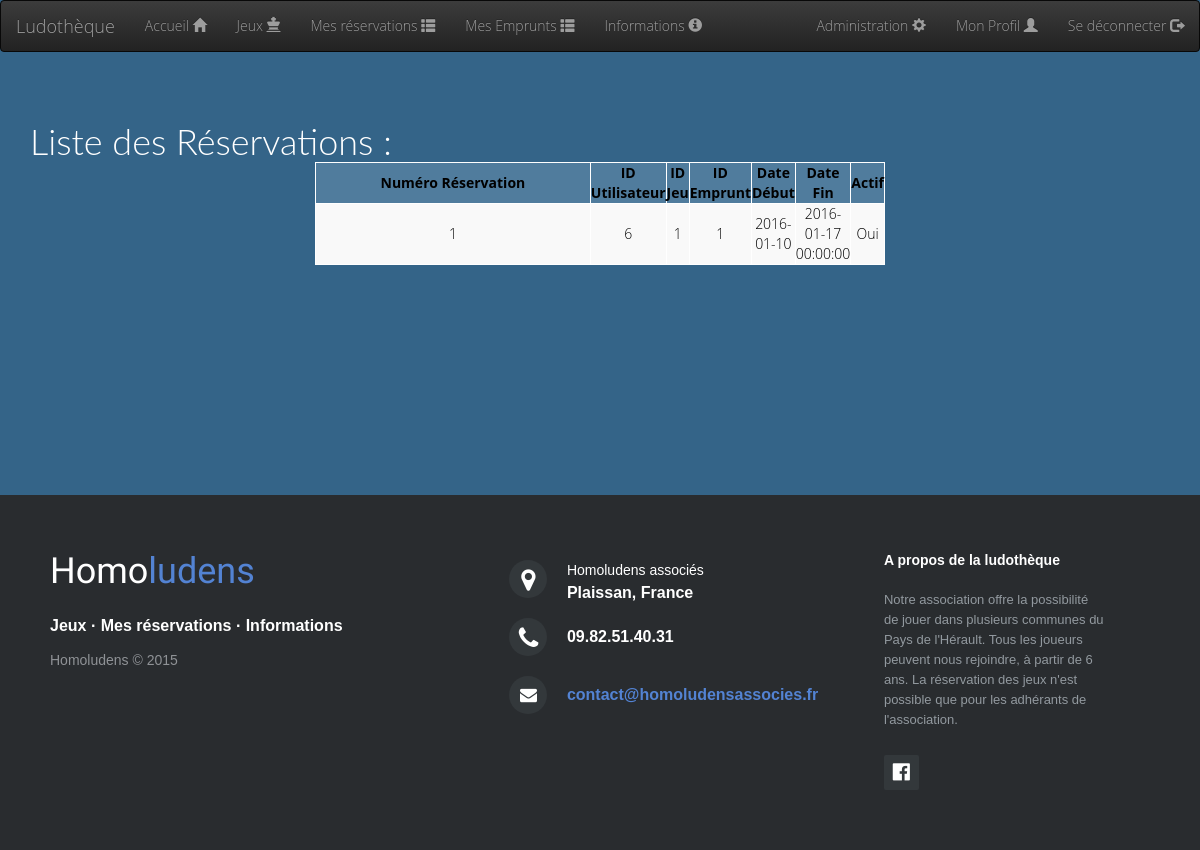
Page /?action=listerReservation&controller=reservation (signed in) on the committed database.
### tables this page shows
CREATE TABLE IF NOT EXISTS `reservation` (
  `id_reservation` int(11) NOT NULL AUTO_INCREMENT,
  `id_utilisateur` int(11) NOT NULL,
  `id_jeu` int(11) NOT NULL,
  `id_emprunt` int(11) NOT NULL,
  `date_debut` date DEFAULT NULL,
  `date_fin` datetime NOT NULL,
  `actif` tinyint(1) NOT NULL DEFAULT '0',
  PRIMARY KEY (`id_reservation`),
  KEY `id_utilisateur` (`id_utilisateur`),
  KEY `id_jeu` (`id_jeu`),
  KEY `id_emprunt` (`id_emprunt`)
);

### view/view.php (called while the page is built)
<?php
    require "header.php";
    require VIEW_PATH  . DS . 'view' . ucfirst($view) . '.php';
    require "footer.php";
?>

### controller/ControllerReservation.php (called while the page is built, shortened)
<?php
switch ($action) {
    default:
    case "listerReservation":
        if(Session::is_admin())
            $tab_resa = ModelReservation::selectAll();
        else
            $tab_resa = ModelReservation::selectAllForUser($_SESSION['id'], TRUE);
        $view = "listerResa";
    break;
}
require VIEW_PATH . "view.php";

### index.php (called while the page is built, shortened)
<?php
include ROOT . DS . 'controller' . DS . 'dispatcher.php';
?>

### config/Session.php (called while the page is built, shortened)
<?php
class Session {
    public static function is_admin () {
        return (! empty ( $_SESSION ['admin']) && $_SESSION ['admin']);
    }
}
?>

### model/Model.php (called while the page is built, shortened)
<?php
require_once ROOT . DS . 'config' . DS . 'Session.php';
class Model {
    public static $pdo;
    public static function set_static() {
        try
        {
            self::$pdo = new PDO('mysql:host=localhost;dbname=ludotheque;charset=utf8', 'root', '');
            self::$pdo->setAttribute(PDO::ATTR_ERRMODE, PDO::ERRMODE_EXCEPTION);
        }
        catch (PDOException $ex)
        {
            if (Conf::getDebug())
            {
                echo $ex->getMessage();
                die('Problème lors de la connexion à la base de donnée');
            }
            else
            {
                echo 'Une erreur est survenue. <a href=""> Retour a la page d\'accueil </a>';
                die();
            }
        }
    }
    public static function selectAll() {
        try
        {
            $sql = "SELECT * FROM " . static::$table;
            $req = self::$pdo->query($sql);
            return $req->fetchAll(PDO::FETCH_OBJ);
        }
        catch (PDOException $e)
        {
            echo $e->getMessage();
            die("Erreur lors de la recherche de tous les objets de la BDD " . static::$table);
        }
    }
}
?>

### view/viewListerResa.php (the view, shortened to what this page needs)
<?php
function tabResa($tab_resa)
{
    $max=sizeof($tab_resa);
    $i=0;
    while($i<$max){
    $resaU=$tab_resa[$i];
        $idReservation = $resaU->id_reservation;
        $idUser = $resaU->id_utilisateur;
        $idJeu = $resaU->id_jeu;
        $idEmprunt = $resaU->id_emprunt;
        $dateDebut = $resaU->date_debut;
        $dateFin = $resaU->date_fin;
        $actif = $resaU->actif;
        if($actif==0){
            $actif='Non';
        }
        else {
            $actif='Oui';
        }
        echo <<< EOT
        <tr><td>$idReservation</td><td><a href="?action=modifierUtilisateur&controller=utilisateur&userId=$idUser">$idUser</a></td><td>$idJeu</td><td>$idEmprunt</td><td>$dateDebut</td><td>$dateFin</td><td>$actif</td></tr>
</div>
EOT;
    $i++;
    }
}
?>
<?php
echo '<div class="container">';
if(isset($_SESSION['login']) && SESSION::is_admin()){
    echo <<<EOT
    <h1>Liste des Réservations :</h1>
    <div class="containt-Utilisateur">
        <table class="table-striped tableUtilisateur" id="tabResa"><thead>
          <tr>
            <th>Numéro Réservation</th>
            <th>ID Utilisateur</th>
            <th>ID Jeu</th>
            <th>ID Emprunt</th>
            <th>Date Début</th>
            <th>Date Fin</th>
            <th>Actif</th>
          </tr>
        </thead>
EOT;
tabResa($tab_resa);
echo <<<EOT
    </div>
</div>
<script>$(document).ready(function() { $('#tabResa').DataTable(); } );</script>
EOT;
}

### css/style.css (style rules this page uses)
body { background-color:#346488; font-family: 'Open Sans'; font-weight: 300; color:black; }
html, body { height: 100%; min-height: 100%; color:white; }
h1 { font-family: 'Lato', sans-serif; font-weight: 300; margin-bottom: 0; }
.containt-Jeux, .containt-Utilisateur { width: 50%; margin-left:25%; }
.tableJeux, .tableUtilisateur { background-color: #507C9D; border-collapse: collapse; }
.tableJeux > thead > tr > th, .tableUtilisateur > thead > tr > th { text-align: center; width:100%; color:black; }
.tableJeux > tbody > tr > td, .tableUtilisateur > tbody > tr > td { text-align: center; width:25%; color:black; }
.tableJeux > tbody > tr > td > a, .tableUtilisateur > tbody > tr > td > a { color:black; }
.container { margin-top:50px; overflow:auto; padding-bottom: 150px; }
.table-striped { color: black; border: solid white 1px; }
.table-striped td,.table-striped th { border: solid white 1px; }

### rows in the picture
reservation: id_reservation "1", id_utilisateur "6", id_jeu "1", id_emprunt "1", date_debut "2016-01-10", date_fin "2016-01-17 00:00:00", actif "Oui"
